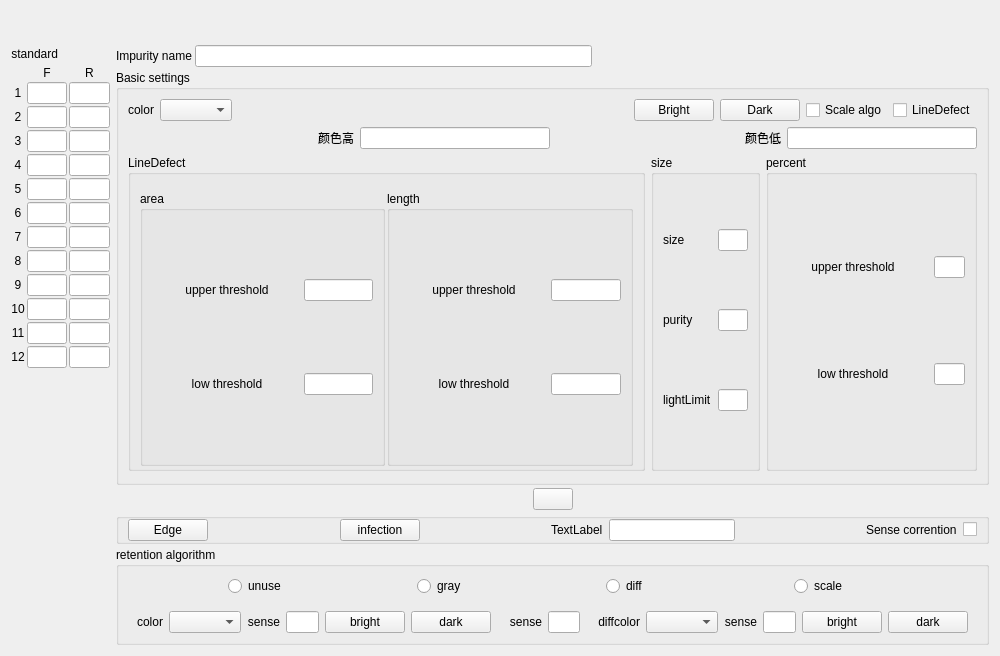
<?xml version="1.0" encoding="UTF-8"?>
<ui version="4.0">
 <class>ColorHueSenseSetWidget</class>
 <widget class="QWidget" name="ColorHueSenseSetWidget">
  <property name="geometry">
   <rect>
    <x>0</x>
    <y>0</y>
    <width>1000</width>
    <height>656</height>
   </rect>
  </property>
  <property name="windowTitle">
   <string>Form</string>
  </property>
  <layout class="QVBoxLayout" name="verticalLayout_3">
   <property name="spacing">
    <number>3</number>
   </property>
   <property name="topMargin">
    <number>3</number>
   </property>
   <item>
    <widget class="QWidget" name="widgettitle" native="true">
     <layout class="QHBoxLayout" name="horizontalLayout_3">
      <item>
       <spacer name="horizontalSpacer_11">
        <property name="orientation">
         <enum>Qt::Horizontal</enum>
        </property>
        <property name="sizeHint" stdset="0">
         <size>
          <width>40</width>
          <height>20</height>
         </size>
        </property>
       </spacer>
      </item>
      <item>
       <widget class="QLabel" name="label_group">
        <property name="sizePolicy">
         <sizepolicy hsizetype="Preferred" vsizetype="Fixed">
          <horstretch>0</horstretch>
          <verstretch>0</verstretch>
         </sizepolicy>
        </property>
        <property name="text">
         <string/>
        </property>
        <property name="alignment">
         <set>Qt::AlignCenter</set>
        </property>
       </widget>
      </item>
      <item>
       <spacer name="horizontalSpacer_12">
        <property name="orientation">
         <enum>Qt::Horizontal</enum>
        </property>
        <property name="sizeHint" stdset="0">
         <size>
          <width>40</width>
          <height>20</height>
         </size>
        </property>
       </spacer>
      </item>
     </layout>
    </widget>
   </item>
   <item>
    <widget class="QWidget" name="widgetmain" native="true">
     <layout class="QHBoxLayout" name="horizontalLayout">
      <property name="leftMargin">
       <number>0</number>
      </property>
      <property name="topMargin">
       <number>0</number>
      </property>
      <property name="rightMargin">
       <number>0</number>
      </property>
      <property name="bottomMargin">
       <number>0</number>
      </property>
      <item>
       <layout class="QVBoxLayout" name="verticalLayout">
        <property name="spacing">
         <number>2</number>
        </property>
        <item>
         <layout class="QHBoxLayout" name="horizontalLayout_2">
          <property name="sizeConstraint">
           <enum>QLayout::SetDefaultConstraint</enum>
          </property>
          <item>
           <spacer name="horizontalSpacer_5">
            <property name="orientation">
             <enum>Qt::Horizontal</enum>
            </property>
            <property name="sizeHint" stdset="0">
             <size>
              <width>40</width>
              <height>20</height>
             </size>
            </property>
           </spacer>
          </item>
          <item>
           <widget class="QLabel" name="standard_titlelbl">
            <property name="maximumSize">
             <size>
              <width>16777215</width>
              <height>50</height>
             </size>
            </property>
            <property name="text">
             <string notr="true">standard</string>
            </property>
            <property name="alignment">
             <set>Qt::AlignRight|Qt::AlignTrailing|Qt::AlignVCenter</set>
            </property>
           </widget>
          </item>
          <item>
           <widget class="QLabel" name="standardlbl">
            <property name="minimumSize">
             <size>
              <width>50</width>
              <height>0</height>
             </size>
            </property>
            <property name="maximumSize">
             <size>
              <width>16777215</width>
              <height>50</height>
             </size>
            </property>
            <property name="text">
             <string/>
            </property>
           </widget>
          </item>
          <item>
           <spacer name="horizontalSpacer_6">
            <property name="orientation">
             <enum>Qt::Horizontal</enum>
            </property>
            <property name="sizeHint" stdset="0">
             <size>
              <width>40</width>
              <height>20</height>
             </size>
            </property>
           </spacer>
          </item>
         </layout>
        </item>
        <item>
         <layout class="QGridLayout" name="gridLayout_2">
          <item row="12" column="0">
           <widget class="QLabel" name="label_1_12">
            <property name="text">
             <string notr="true">12</string>
            </property>
            <property name="alignment">
             <set>Qt::AlignCenter</set>
            </property>
           </widget>
          </item>
          <item row="11" column="2">
           <widget class="myLineEdit" name="lineEdit_1_10">
            <property name="alignment">
             <set>Qt::AlignCenter</set>
            </property>
           </widget>
          </item>
          <item row="12" column="2">
           <widget class="myLineEdit" name="lineEdit_1_11">
            <property name="alignment">
             <set>Qt::AlignCenter</set>
            </property>
           </widget>
          </item>
          <item row="8" column="0">
           <widget class="QLabel" name="label_1_8">
            <property name="text">
             <string notr="true">8</string>
            </property>
            <property name="alignment">
             <set>Qt::AlignCenter</set>
            </property>
           </widget>
          </item>
          <item row="6" column="2">
           <widget class="myLineEdit" name="lineEdit_1_5">
            <property name="alignment">
             <set>Qt::AlignCenter</set>
            </property>
           </widget>
          </item>
          <item row="8" column="1">
           <widget class="myLineEdit" name="lineEdit_8">
            <property name="alignment">
             <set>Qt::AlignCenter</set>
            </property>
           </widget>
          </item>
          <item row="10" column="0">
           <widget class="QLabel" name="label_1_10">
            <property name="text">
             <string notr="true">10</string>
            </property>
            <property name="alignment">
             <set>Qt::AlignCenter</set>
            </property>
           </widget>
          </item>
          <item row="4" column="2">
           <widget class="myLineEdit" name="lineEdit_1_3">
            <property name="alignment">
             <set>Qt::AlignCenter</set>
            </property>
           </widget>
          </item>
          <item row="1" column="2">
           <widget class="myLineEdit" name="lineEdit_1_0">
            <property name="alignment">
             <set>Qt::AlignCenter</set>
            </property>
           </widget>
          </item>
          <item row="7" column="2">
           <widget class="myLineEdit" name="lineEdit_1_6">
            <property name="alignment">
             <set>Qt::AlignCenter</set>
            </property>
           </widget>
          </item>
          <item row="11" column="0">
           <widget class="QLabel" name="label_1_11">
            <property name="text">
             <string notr="true">11</string>
            </property>
            <property name="alignment">
             <set>Qt::AlignCenter</set>
            </property>
           </widget>
          </item>
          <item row="3" column="0">
           <widget class="QLabel" name="label_1_3">
            <property name="text">
             <string notr="true">3</string>
            </property>
            <property name="alignment">
             <set>Qt::AlignCenter</set>
            </property>
           </widget>
          </item>
          <item row="4" column="0">
           <widget class="QLabel" name="label_1_4">
            <property name="text">
             <string notr="true">4</string>
            </property>
            <property name="alignment">
             <set>Qt::AlignCenter</set>
            </property>
           </widget>
          </item>
          <item row="3" column="2">
           <widget class="myLineEdit" name="lineEdit_1_2">
            <property name="alignment">
             <set>Qt::AlignCenter</set>
            </property>
           </widget>
          </item>
          <item row="7" column="0">
           <widget class="QLabel" name="label_1_7">
            <property name="text">
             <string notr="true">7</string>
            </property>
            <property name="alignment">
             <set>Qt::AlignCenter</set>
            </property>
           </widget>
          </item>
          <item row="12" column="1">
           <widget class="myLineEdit" name="lineEdit_12">
            <property name="alignment">
             <set>Qt::AlignCenter</set>
            </property>
           </widget>
          </item>
          <item row="5" column="2">
           <widget class="myLineEdit" name="lineEdit_1_4">
            <property name="alignment">
             <set>Qt::AlignCenter</set>
            </property>
           </widget>
          </item>
          <item row="10" column="2">
           <widget class="myLineEdit" name="lineEdit_1_9">
            <property name="alignment">
             <set>Qt::AlignCenter</set>
            </property>
           </widget>
          </item>
          <item row="9" column="2">
           <widget class="myLineEdit" name="lineEdit_1_8">
            <property name="alignment">
             <set>Qt::AlignCenter</set>
            </property>
           </widget>
          </item>
          <item row="6" column="0">
           <widget class="QLabel" name="label_1_6">
            <property name="text">
             <string notr="true">6</string>
            </property>
            <property name="alignment">
             <set>Qt::AlignCenter</set>
            </property>
           </widget>
          </item>
          <item row="7" column="1">
           <widget class="myLineEdit" name="lineEdit_7">
            <property name="alignment">
             <set>Qt::AlignCenter</set>
            </property>
           </widget>
          </item>
          <item row="9" column="1">
           <widget class="myLineEdit" name="lineEdit_9">
            <property name="alignment">
             <set>Qt::AlignCenter</set>
            </property>
           </widget>
          </item>
          <item row="0" column="1">
           <widget class="QLabel" name="label_front">
            <property name="sizePolicy">
             <sizepolicy hsizetype="Preferred" vsizetype="Fixed">
              <horstretch>0</horstretch>
              <verstretch>0</verstretch>
             </sizepolicy>
            </property>
            <property name="text">
             <string notr="true">F</string>
            </property>
            <property name="alignment">
             <set>Qt::AlignCenter</set>
            </property>
           </widget>
          </item>
          <item row="2" column="0">
           <widget class="QLabel" name="label_1_2">
            <property name="text">
             <string notr="true">2</string>
            </property>
            <property name="alignment">
             <set>Qt::AlignCenter</set>
            </property>
           </widget>
          </item>
          <item row="2" column="2">
           <widget class="myLineEdit" name="lineEdit_1_1">
            <property name="alignment">
             <set>Qt::AlignCenter</set>
            </property>
           </widget>
          </item>
          <item row="11" column="1">
           <widget class="myLineEdit" name="lineEdit_11">
            <property name="alignment">
             <set>Qt::AlignCenter</set>
            </property>
           </widget>
          </item>
          <item row="3" column="1">
           <widget class="myLineEdit" name="lineEdit_3">
            <property name="alignment">
             <set>Qt::AlignCenter</set>
            </property>
           </widget>
          </item>
          <item row="5" column="1">
           <widget class="myLineEdit" name="lineEdit_5">
            <property name="alignment">
             <set>Qt::AlignCenter</set>
            </property>
           </widget>
          </item>
          <item row="4" column="1">
           <widget class="myLineEdit" name="lineEdit_4">
            <property name="alignment">
             <set>Qt::AlignCenter</set>
            </property>
           </widget>
          </item>
          <item row="1" column="0">
           <widget class="QLabel" name="label_1_1">
            <property name="text">
             <string notr="true">1</string>
            </property>
            <property name="alignment">
             <set>Qt::AlignCenter</set>
            </property>
           </widget>
          </item>
          <item row="10" column="1">
           <widget class="myLineEdit" name="lineEdit_10">
            <property name="alignment">
             <set>Qt::AlignCenter</set>
            </property>
           </widget>
          </item>
          <item row="0" column="2">
           <widget class="QLabel" name="label_rear">
            <property name="sizePolicy">
             <sizepolicy hsizetype="Preferred" vsizetype="Fixed">
              <horstretch>0</horstretch>
              <verstretch>0</verstretch>
             </sizepolicy>
            </property>
            <property name="text">
             <string notr="true">R</string>
            </property>
            <property name="alignment">
             <set>Qt::AlignCenter</set>
            </property>
           </widget>
          </item>
          <item row="8" column="2">
           <widget class="myLineEdit" name="lineEdit_1_7">
            <property name="alignment">
             <set>Qt::AlignCenter</set>
            </property>
           </widget>
          </item>
          <item row="2" column="1">
           <widget class="myLineEdit" name="lineEdit_2">
            <property name="alignment">
             <set>Qt::AlignCenter</set>
            </property>
           </widget>
          </item>
          <item row="9" column="0">
           <widget class="QLabel" name="label_1_9">
            <property name="text">
             <string notr="true">9</string>
            </property>
            <property name="alignment">
             <set>Qt::AlignCenter</set>
            </property>
           </widget>
          </item>
          <item row="6" column="1">
           <widget class="myLineEdit" name="lineEdit_6">
            <property name="alignment">
             <set>Qt::AlignCenter</set>
            </property>
           </widget>
          </item>
          <item row="5" column="0">
           <widget class="QLabel" name="label_1_5">
            <property name="text">
             <string notr="true">5</string>
            </property>
            <property name="alignment">
             <set>Qt::AlignCenter</set>
            </property>
           </widget>
          </item>
          <item row="13" column="1">
           <spacer name="verticalSpacer">
            <property name="orientation">
             <enum>Qt::Vertical</enum>
            </property>
            <property name="sizeHint" stdset="0">
             <size>
              <width>20</width>
              <height>40</height>
             </size>
            </property>
           </spacer>
          </item>
          <item row="1" column="1">
           <widget class="myLineEdit" name="lineEdit">
            <property name="alignment">
             <set>Qt::AlignCenter</set>
            </property>
           </widget>
          </item>
         </layout>
        </item>
       </layout>
      </item>
      <item>
       <layout class="QVBoxLayout" name="verticalLayout_7" stretch="0,4,1,0,0">
        <property name="spacing">
         <number>3</number>
        </property>
        <item>
         <layout class="QHBoxLayout" name="horizontalLayout_15">
          <property name="topMargin">
           <number>1</number>
          </property>
          <item>
           <widget class="QLabel" name="label">
            <property name="sizePolicy">
             <sizepolicy hsizetype="Preferred" vsizetype="Fixed">
              <horstretch>0</horstretch>
              <verstretch>0</verstretch>
             </sizepolicy>
            </property>
            <property name="text">
             <string notr="true">Impurity name</string>
            </property>
           </widget>
          </item>
          <item>
           <widget class="myLineEdit" name="sNamelineEdit">
            <property name="alignment">
             <set>Qt::AlignCenter</set>
            </property>
           </widget>
          </item>
          <item>
           <spacer name="horizontalSpacer_8">
            <property name="orientation">
             <enum>Qt::Horizontal</enum>
            </property>
            <property name="sizeHint" stdset="0">
             <size>
              <width>40</width>
              <height>20</height>
             </size>
            </property>
           </spacer>
          </item>
         </layout>
        </item>
        <item>
         <widget class="QGroupBox" name="groupBox_4">
          <property name="title">
           <string notr="true">Basic settings</string>
          </property>
          <layout class="QVBoxLayout" name="verticalLayout_2">
           <item>
            <layout class="QHBoxLayout" name="horizontalLayout_4">
             <item>
              <widget class="QLabel" name="label_8">
               <property name="text">
                <string notr="true">color</string>
               </property>
               <property name="alignment">
                <set>Qt::AlignRight|Qt::AlignTrailing|Qt::AlignVCenter</set>
               </property>
              </widget>
             </item>
             <item>
              <widget class="QComboBox" name="comboBox"/>
             </item>
             <item>
              <spacer name="horizontalSpacer">
               <property name="orientation">
                <enum>Qt::Horizontal</enum>
               </property>
               <property name="sizeType">
                <enum>QSizePolicy::Expanding</enum>
               </property>
               <property name="sizeHint" stdset="0">
                <size>
                 <width>238</width>
                 <height>20</height>
                </size>
               </property>
              </spacer>
             </item>
             <item>
              <widget class="QPushButton" name="lightBtn">
               <property name="text">
                <string notr="true">Bright</string>
               </property>
              </widget>
             </item>
             <item>
              <widget class="QPushButton" name="darkBtn">
               <property name="text">
                <string notr="true">Dark</string>
               </property>
              </widget>
             </item>
             <item>
              <widget class="QCheckBox" name="percentCheckBox">
               <property name="text">
                <string notr="true">Scale algo</string>
               </property>
              </widget>
             </item>
             <item>
              <widget class="QCheckBox" name="lineDefectCheckbox">
               <property name="text">
                <string notr="true">LineDefect</string>
               </property>
              </widget>
             </item>
            </layout>
           </item>
           <item>
            <layout class="QHBoxLayout" name="horizontalLayout_8">
             <item>
              <spacer name="horizontalSpacer_10">
               <property name="orientation">
                <enum>Qt::Horizontal</enum>
               </property>
               <property name="sizeHint" stdset="0">
                <size>
                 <width>68</width>
                 <height>20</height>
                </size>
               </property>
              </spacer>
             </item>
             <item>
              <widget class="QLabel" name="label_11">
               <property name="text">
                <string>颜色高</string>
               </property>
              </widget>
             </item>
             <item>
              <widget class="myLineEdit" name="HighHueEdit"/>
             </item>
             <item>
              <spacer name="horizontalSpacer_14">
               <property name="orientation">
                <enum>Qt::Horizontal</enum>
               </property>
               <property name="sizeHint" stdset="0">
                <size>
                 <width>158</width>
                 <height>20</height>
                </size>
               </property>
              </spacer>
             </item>
             <item>
              <widget class="QLabel" name="label_12">
               <property name="text">
                <string>颜色低</string>
               </property>
              </widget>
             </item>
             <item>
              <widget class="myLineEdit" name="LowHueEdit"/>
             </item>
            </layout>
           </item>
           <item>
            <layout class="QHBoxLayout" name="horizontalLayout_14">
             <property name="sizeConstraint">
              <enum>QLayout::SetDefaultConstraint</enum>
             </property>
             <property name="bottomMargin">
              <number>2</number>
             </property>
             <item>
              <widget class="QGroupBox" name="lineDefectGroupbox">
               <property name="title">
                <string notr="true">LineDefect</string>
               </property>
               <property name="checkable">
                <bool>false</bool>
               </property>
               <layout class="QHBoxLayout" name="horizontalLayout_24">
                <property name="spacing">
                 <number>2</number>
                </property>
                <property name="topMargin">
                 <number>16</number>
                </property>
                <property name="bottomMargin">
                 <number>2</number>
                </property>
                <item>
                 <widget class="QGroupBox" name="areaGroupbox">
                  <property name="title">
                   <string notr="true">area</string>
                  </property>
                  <layout class="QGridLayout" name="gridLayout_3" columnstretch="1,1">
                   <property name="topMargin">
                    <number>2</number>
                   </property>
                   <property name="bottomMargin">
                    <number>2</number>
                   </property>
                   <property name="horizontalSpacing">
                    <number>2</number>
                   </property>
                   <item row="0" column="0">
                    <widget class="QLabel" name="areaUpp">
                     <property name="minimumSize">
                      <size>
                       <width>150</width>
                       <height>0</height>
                      </size>
                     </property>
                     <property name="text">
                      <string notr="true">upper threshold</string>
                     </property>
                     <property name="alignment">
                      <set>Qt::AlignCenter</set>
                     </property>
                    </widget>
                   </item>
                   <item row="0" column="1">
                    <widget class="myLineEdit" name="areaUppEdit"/>
                   </item>
                   <item row="1" column="0">
                    <widget class="QLabel" name="areaLow">
                     <property name="text">
                      <string notr="true">low threshold</string>
                     </property>
                     <property name="alignment">
                      <set>Qt::AlignCenter</set>
                     </property>
                    </widget>
                   </item>
                   <item row="1" column="1">
                    <widget class="myLineEdit" name="areaLowEdit"/>
                   </item>
                  </layout>
                 </widget>
                </item>
                <item>
                 <widget class="QGroupBox" name="lengthGroupbox">
                  <property name="title">
                   <string notr="true">length</string>
                  </property>
                  <layout class="QGridLayout" name="gridLayout_5" columnstretch="1,1">
                   <property name="topMargin">
                    <number>2</number>
                   </property>
                   <property name="bottomMargin">
                    <number>2</number>
                   </property>
                   <property name="horizontalSpacing">
                    <number>2</number>
                   </property>
                   <item row="0" column="0">
                    <widget class="QLabel" name="lengthUpp">
                     <property name="minimumSize">
                      <size>
                       <width>150</width>
                       <height>0</height>
                      </size>
                     </property>
                     <property name="text">
                      <string notr="true">upper threshold</string>
                     </property>
                     <property name="alignment">
                      <set>Qt::AlignCenter</set>
                     </property>
                    </widget>
                   </item>
                   <item row="0" column="1">
                    <widget class="myLineEdit" name="lengthUppEdit"/>
                   </item>
                   <item row="1" column="0">
                    <widget class="QLabel" name="lengthLow">
                     <property name="text">
                      <string notr="true">low threshold</string>
                     </property>
                     <property name="alignment">
                      <set>Qt::AlignCenter</set>
                     </property>
                    </widget>
                   </item>
                   <item row="1" column="1">
                    <widget class="myLineEdit" name="lengthLowEdit"/>
                   </item>
                  </layout>
                 </widget>
                </item>
               </layout>
              </widget>
             </item>
             <item>
              <widget class="QGroupBox" name="sizeGroupbox">
               <property name="title">
                <string notr="true">size</string>
               </property>
               <layout class="QGridLayout" name="gridLayout_6" columnstretch="1,1">
                <property name="topMargin">
                 <number>2</number>
                </property>
                <property name="bottomMargin">
                 <number>2</number>
                </property>
                <item row="0" column="0">
                 <widget class="QLabel" name="label_2">
                  <property name="text">
                   <string notr="true">size</string>
                  </property>
                 </widget>
                </item>
                <item row="2" column="0">
                 <widget class="QLabel" name="label_4">
                  <property name="text">
                   <string>lightLimit</string>
                  </property>
                 </widget>
                </item>
                <item row="1" column="1">
                 <widget class="myLineEdit" name="percentEdit"/>
                </item>
                <item row="0" column="1">
                 <widget class="myLineEdit" name="rowEdit"/>
                </item>
                <item row="1" column="0">
                 <widget class="QLabel" name="label_3">
                  <property name="text">
                   <string notr="true">purity</string>
                  </property>
                 </widget>
                </item>
                <item row="2" column="1">
                 <widget class="myLineEdit" name="lightEdit"/>
                </item>
               </layout>
              </widget>
             </item>
             <item>
              <widget class="QGroupBox" name="percentGroupbox">
               <property name="title">
                <string notr="true">percent</string>
               </property>
               <layout class="QGridLayout" name="gridLayout_4" columnstretch="1,1">
                <property name="topMargin">
                 <number>2</number>
                </property>
                <property name="bottomMargin">
                 <number>2</number>
                </property>
                <item row="0" column="0">
                 <widget class="QLabel" name="areaUpp_2">
                  <property name="minimumSize">
                   <size>
                    <width>150</width>
                    <height>0</height>
                   </size>
                  </property>
                  <property name="text">
                   <string notr="true">upper threshold</string>
                  </property>
                  <property name="alignment">
                   <set>Qt::AlignCenter</set>
                  </property>
                 </widget>
                </item>
                <item row="1" column="0">
                 <widget class="QLabel" name="areaLow_2">
                  <property name="minimumSize">
                   <size>
                    <width>150</width>
                    <height>0</height>
                   </size>
                  </property>
                  <property name="text">
                   <string notr="true">low threshold</string>
                  </property>
                  <property name="alignment">
                   <set>Qt::AlignCenter</set>
                  </property>
                 </widget>
                </item>
                <item row="0" column="1">
                 <widget class="myLineEdit" name="PropotionUpEdit"/>
                </item>
                <item row="1" column="1">
                 <widget class="myLineEdit" name="PropotionLowEdit"/>
                </item>
               </layout>
              </widget>
             </item>
            </layout>
           </item>
          </layout>
          <zorder></zorder>
          <zorder></zorder>
         </widget>
        </item>
        <item>
         <widget class="QWidget" name="widget_3" native="true">
          <property name="sizePolicy">
           <sizepolicy hsizetype="Preferred" vsizetype="Fixed">
            <horstretch>0</horstretch>
            <verstretch>0</verstretch>
           </sizepolicy>
          </property>
          <layout class="QHBoxLayout" name="horizontalLayout_23">
           <property name="topMargin">
            <number>0</number>
           </property>
           <property name="bottomMargin">
            <number>0</number>
           </property>
           <item>
            <spacer name="horizontalSpacer_15">
             <property name="orientation">
              <enum>Qt::Horizontal</enum>
             </property>
             <property name="sizeHint" stdset="0">
              <size>
               <width>355</width>
               <height>20</height>
              </size>
             </property>
            </spacer>
           </item>
           <item>
            <widget class="QPushButton" name="pushButton_3">
             <property name="text">
              <string/>
             </property>
            </widget>
           </item>
           <item>
            <spacer name="horizontalSpacer_16">
             <property name="orientation">
              <enum>Qt::Horizontal</enum>
             </property>
             <property name="sizeHint" stdset="0">
              <size>
               <width>355</width>
               <height>20</height>
              </size>
             </property>
            </spacer>
           </item>
          </layout>
         </widget>
        </item>
        <item>
         <widget class="QGroupBox" name="groupBox_2">
          <property name="layoutDirection">
           <enum>Qt::LeftToRight</enum>
          </property>
          <property name="title">
           <string/>
          </property>
          <layout class="QHBoxLayout" name="horizontalLayout_17">
           <property name="topMargin">
            <number>0</number>
           </property>
           <property name="bottomMargin">
            <number>0</number>
           </property>
           <item>
            <widget class="QPushButton" name="edgeBtn">
             <property name="text">
              <string notr="true">Edge</string>
             </property>
             <property name="checkable">
              <bool>true</bool>
             </property>
            </widget>
           </item>
           <item>
            <spacer name="horizontalSpacer_3">
             <property name="orientation">
              <enum>Qt::Horizontal</enum>
             </property>
             <property name="sizeHint" stdset="0">
              <size>
               <width>40</width>
               <height>20</height>
              </size>
             </property>
            </spacer>
           </item>
           <item>
            <widget class="QPushButton" name="infectBtn">
             <property name="text">
              <string notr="true">infection</string>
             </property>
             <property name="checkable">
              <bool>true</bool>
             </property>
            </widget>
           </item>
           <item>
            <spacer name="horizontalSpacer_9">
             <property name="orientation">
              <enum>Qt::Horizontal</enum>
             </property>
             <property name="sizeHint" stdset="0">
              <size>
               <width>40</width>
               <height>20</height>
              </size>
             </property>
            </spacer>
           </item>
           <item>
            <widget class="QLabel" name="brightlimitlbl">
             <property name="text">
              <string notr="true">TextLabel</string>
             </property>
            </widget>
           </item>
           <item>
            <widget class="myLineEdit" name="brightlimit_edit"/>
           </item>
           <item>
            <spacer name="horizontalSpacer_4">
             <property name="orientation">
              <enum>Qt::Horizontal</enum>
             </property>
             <property name="sizeHint" stdset="0">
              <size>
               <width>40</width>
               <height>20</height>
              </size>
             </property>
            </spacer>
           </item>
           <item>
            <widget class="QLabel" name="label_13">
             <property name="text">
              <string notr="true">Sense corrention</string>
             </property>
            </widget>
           </item>
           <item>
            <widget class="QCheckBox" name="SensUpdateCheckBox">
             <property name="text">
              <string/>
             </property>
             <property name="checkable">
              <bool>true</bool>
             </property>
            </widget>
           </item>
          </layout>
         </widget>
        </item>
        <item>
         <widget class="QGroupBox" name="reserveArith">
          <property name="layoutDirection">
           <enum>Qt::LeftToRight</enum>
          </property>
          <property name="title">
           <string notr="true">retention algorithm</string>
          </property>
          <layout class="QVBoxLayout" name="verticalLayout_6" stretch="1,1">
           <property name="bottomMargin">
            <number>0</number>
           </property>
           <item>
            <layout class="QHBoxLayout" name="horizontalLayout_6">
             <property name="leftMargin">
              <number>100</number>
             </property>
             <item>
              <widget class="QRadioButton" name="noReserve_RadioBtn">
               <property name="text">
                <string notr="true">unuse</string>
               </property>
              </widget>
             </item>
             <item>
              <widget class="QRadioButton" name="grayReserve_RadioBtn">
               <property name="text">
                <string notr="true">gray</string>
               </property>
              </widget>
             </item>
             <item>
              <widget class="QRadioButton" name="disColorReserve_RadioBtn">
               <property name="text">
                <string notr="true">diff</string>
               </property>
              </widget>
             </item>
             <item>
              <widget class="QRadioButton" name="proportionReserve_radioBtn">
               <property name="text">
                <string notr="true">scale</string>
               </property>
              </widget>
             </item>
            </layout>
           </item>
           <item>
            <layout class="QHBoxLayout" name="horizontalLayout_7">
             <property name="spacing">
              <number>0</number>
             </property>
             <item>
              <widget class="QWidget" name="grayResWidget" native="true">
               <layout class="QHBoxLayout" name="horizontalLayout_11">
                <property name="topMargin">
                 <number>9</number>
                </property>
                <item>
                 <layout class="QHBoxLayout" name="horizontalLayout_12">
                  <item>
                   <widget class="QLabel" name="label_10">
                    <property name="text">
                     <string notr="true">color</string>
                    </property>
                    <property name="alignment">
                     <set>Qt::AlignRight|Qt::AlignTrailing|Qt::AlignVCenter</set>
                    </property>
                   </widget>
                  </item>
                  <item>
                   <widget class="QComboBox" name="comboBox_gray"/>
                  </item>
                 </layout>
                </item>
                <item>
                 <widget class="QLabel" name="label_5">
                  <property name="text">
                   <string notr="true">sense</string>
                  </property>
                  <property name="alignment">
                   <set>Qt::AlignRight|Qt::AlignTrailing|Qt::AlignVCenter</set>
                  </property>
                 </widget>
                </item>
                <item>
                 <widget class="myLineEdit" name="colorRes"/>
                </item>
                <item>
                 <spacer name="horizontalSpacer_2">
                  <property name="orientation">
                   <enum>Qt::Horizontal</enum>
                  </property>
                  <property name="sizeHint" stdset="0">
                   <size>
                    <width>40</width>
                    <height>20</height>
                   </size>
                  </property>
                 </spacer>
                </item>
                <item>
                 <widget class="QPushButton" name="lightRes1Btn">
                  <property name="text">
                   <string notr="true">bright</string>
                  </property>
                  <property name="checkable">
                   <bool>true</bool>
                  </property>
                 </widget>
                </item>
                <item>
                 <widget class="QPushButton" name="darkRes1Btn">
                  <property name="text">
                   <string notr="true">dark</string>
                  </property>
                  <property name="checkable">
                   <bool>true</bool>
                  </property>
                 </widget>
                </item>
               </layout>
              </widget>
             </item>
             <item>
              <widget class="QWidget" name="percentWidget" native="true">
               <property name="minimumSize">
                <size>
                 <width>60</width>
                 <height>0</height>
                </size>
               </property>
               <layout class="QHBoxLayout" name="horizontalLayout_16">
                <item>
                 <spacer name="horizontalSpacer_13">
                  <property name="orientation">
                   <enum>Qt::Horizontal</enum>
                  </property>
                  <property name="sizeHint" stdset="0">
                   <size>
                    <width>40</width>
                    <height>20</height>
                   </size>
                  </property>
                 </spacer>
                </item>
                <item>
                 <widget class="QLabel" name="label_14">
                  <property name="text">
                   <string notr="true">sense</string>
                  </property>
                  <property name="alignment">
                   <set>Qt::AlignRight|Qt::AlignTrailing|Qt::AlignVCenter</set>
                  </property>
                 </widget>
                </item>
                <item>
                 <widget class="myLineEdit" name="percentResEdit"/>
                </item>
               </layout>
              </widget>
             </item>
             <item>
              <widget class="QWidget" name="diffResWidget" native="true">
               <layout class="QHBoxLayout" name="horizontalLayout_9">
                <property name="topMargin">
                 <number>9</number>
                </property>
                <item>
                 <layout class="QHBoxLayout" name="horizontalLayout_10">
                  <item>
                   <widget class="QLabel" name="label_9">
                    <property name="text">
                     <string notr="true">diffcolor</string>
                    </property>
                    <property name="alignment">
                     <set>Qt::AlignRight|Qt::AlignTrailing|Qt::AlignVCenter</set>
                    </property>
                   </widget>
                  </item>
                  <item>
                   <widget class="QComboBox" name="comboBox_diff"/>
                  </item>
                 </layout>
                </item>
                <item>
                 <widget class="QLabel" name="label_6">
                  <property name="text">
                   <string notr="true">sense</string>
                  </property>
                  <property name="alignment">
                   <set>Qt::AlignRight|Qt::AlignTrailing|Qt::AlignVCenter</set>
                  </property>
                 </widget>
                </item>
                <item>
                 <widget class="myLineEdit" name="diffRes"/>
                </item>
                <item>
                 <spacer name="horizontalSpacer_7">
                  <property name="orientation">
                   <enum>Qt::Horizontal</enum>
                  </property>
                  <property name="sizeHint" stdset="0">
                   <size>
                    <width>40</width>
                    <height>20</height>
                   </size>
                  </property>
                 </spacer>
                </item>
                <item>
                 <widget class="QPushButton" name="lightRes2Btn">
                  <property name="text">
                   <string notr="true">bright</string>
                  </property>
                  <property name="checkable">
                   <bool>true</bool>
                  </property>
                 </widget>
                </item>
                <item>
                 <widget class="QPushButton" name="darkRes2Btn">
                  <property name="text">
                   <string notr="true">dark</string>
                  </property>
                  <property name="checkable">
                   <bool>true</bool>
                  </property>
                 </widget>
                </item>
               </layout>
              </widget>
             </item>
            </layout>
           </item>
          </layout>
         </widget>
        </item>
       </layout>
      </item>
     </layout>
    </widget>
   </item>
  </layout>
 </widget>
 <customwidgets>
  <customwidget>
   <class>myLineEdit</class>
   <extends>QLineEdit</extends>
   <header location="global">mysortwidget/mylineedit.h</header>
  </customwidget>
 </customwidgets>
 <resources/>
 <connections/>
</ui>
